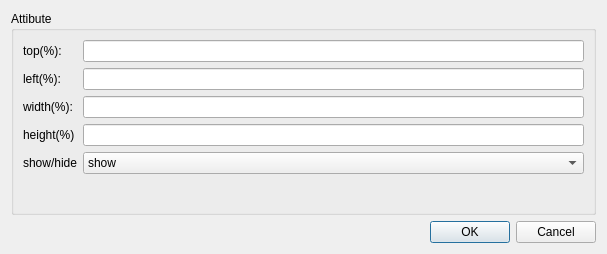
<?xml version="1.0" encoding="UTF-8"?>
<ui version="4.0">
 <class>AttrDialog</class>
 <widget class="QDialog" name="AttrDialog">
  <property name="geometry">
   <rect>
    <x>0</x>
    <y>0</y>
    <width>607</width>
    <height>254</height>
   </rect>
  </property>
  <property name="windowTitle">
   <string>Dialog</string>
  </property>
  <layout class="QVBoxLayout" name="verticalLayout">
   <item>
    <widget class="QGroupBox" name="groupBox">
     <property name="title">
      <string>Attibute</string>
     </property>
     <layout class="QHBoxLayout" name="horizontalLayout">
      <item>
       <layout class="QFormLayout" name="formLayout">
        <item row="2" column="0">
         <widget class="QLabel" name="label_2">
          <property name="text">
           <string>width(%):</string>
          </property>
         </widget>
        </item>
        <item row="2" column="1">
         <widget class="QLineEdit" name="widthEdit"/>
        </item>
        <item row="3" column="0">
         <widget class="QLabel" name="label_3">
          <property name="text">
           <string>height(%)</string>
          </property>
         </widget>
        </item>
        <item row="3" column="1">
         <widget class="QLineEdit" name="heightEdit"/>
        </item>
        <item row="4" column="0">
         <widget class="QLabel" name="label_4">
          <property name="text">
           <string>show/hide</string>
          </property>
         </widget>
        </item>
        <item row="4" column="1">
         <widget class="QComboBox" name="showhide">
          <item>
           <property name="text">
            <string>show</string>
           </property>
          </item>
          <item>
           <property name="text">
            <string>hide</string>
           </property>
          </item>
         </widget>
        </item>
        <item row="0" column="0">
         <widget class="QLabel" name="label">
          <property name="text">
           <string>top(%):</string>
          </property>
         </widget>
        </item>
        <item row="0" column="1">
         <widget class="QLineEdit" name="topEdit"/>
        </item>
        <item row="1" column="0">
         <widget class="QLabel" name="label_5">
          <property name="text">
           <string>left(%):</string>
          </property>
         </widget>
        </item>
        <item row="1" column="1">
         <widget class="QLineEdit" name="leftEdit"/>
        </item>
       </layout>
      </item>
     </layout>
    </widget>
   </item>
   <item>
    <widget class="QDialogButtonBox" name="buttonBox">
     <property name="orientation">
      <enum>Qt::Horizontal</enum>
     </property>
     <property name="standardButtons">
      <set>QDialogButtonBox::Cancel|QDialogButtonBox::Ok</set>
     </property>
    </widget>
   </item>
  </layout>
 </widget>
 <resources/>
 <connections>
  <connection>
   <sender>buttonBox</sender>
   <signal>accepted()</signal>
   <receiver>AttrDialog</receiver>
   <slot>accept()</slot>
   <hints>
    <hint type="sourcelabel">
     <x>248</x>
     <y>254</y>
    </hint>
    <hint type="destinationlabel">
     <x>157</x>
     <y>274</y>
    </hint>
   </hints>
  </connection>
  <connection>
   <sender>buttonBox</sender>
   <signal>rejected()</signal>
   <receiver>AttrDialog</receiver>
   <slot>reject()</slot>
   <hints>
    <hint type="sourcelabel">
     <x>316</x>
     <y>260</y>
    </hint>
    <hint type="destinationlabel">
     <x>286</x>
     <y>274</y>
    </hint>
   </hints>
  </connection>
 </connections>
</ui>
